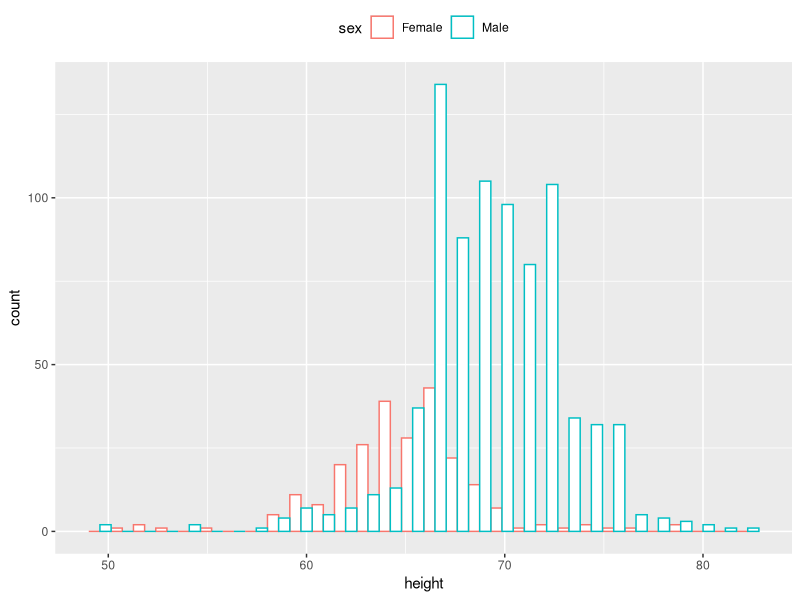
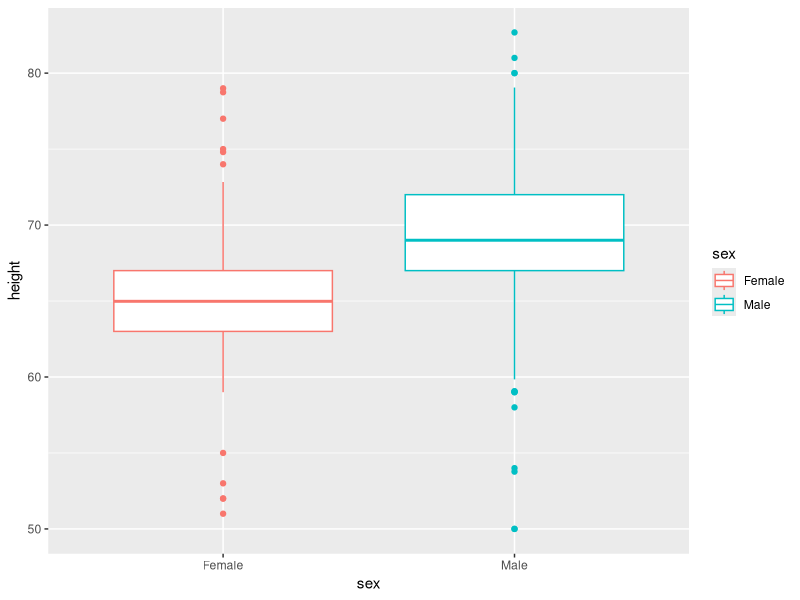

Source code (R) for these figures, in order: (Note: this script raises an error after producing the figures.)
## ---- chunk 1
#load data
library(dslabs)
library(tidyverse)
data(heights) 

m <- filter(heights, sex == 'Male')
f <- filter(heights, sex == 'Female')
## ---- chunk 2
#see the distribution

ggplot(heights, aes(x=height, color=sex)) +
  geom_histogram(fill="white", position="dodge")+
  theme(legend.position="top")

ggplot(heights, aes(x = sex, y = height)) +
  geom_boxplot(aes(color = sex))

mean(m$height)
sd(m$height)

mean(f$height)
sd(f$height)
## ---- chunk 3
#pick a female by random

f_s <- sample(f$height, 1)
mean(f$height <= 61)
## ---- chunk 4
#create a random variable
N <- 1000

set.seed(1)
dollars <- function(n){
  x <- sample(c(15,-1), n, replace = TRUE, prob = c(3/38,35/38))
  sum(x)
}

dollars(N)

#expected value
15*(3/38) - 35/38 

#standard error
sqrt(N)*16*sqrt(3/38*35/38)
## ---- chunk 5
#create a Monte Carlo simulation
N <- 1000
B <- 1000

set.seed(1)
dollars <- function(n){
  x <- sample(c(15,-1), n, replace = TRUE, prob = c(3/38,35/38))
  sum(x)
}

S <- replicate(B, dollars(N))

#expected value of Monte Carlo simulation
mean(S)

#se of Monte Carlo simulation
sd(S)
## ---- chunk 6
#create a Monte Carlo simulation
p <- 0.45 

set.seed(1)
Mon <- function(n){
  x <- sample(c(1,-1), n, replace = TRUE, prob = c(p,1-p))
  sum(x)
}

m1 <- replicate(100, Mon(10))
m2 <- replicate(100, Mon(1000))
m3 <- replicate(10000, Mon(10))
m4 <- replicate(10000, Mon(1000))

library(plyr)
M1 <- as.data.frame(m1) %>% mutate(n = seq(1,nrow(M1)))
M2 <- as.data.frame(m2) %>% mutate(n = seq(1,nrow(M2)))
M3 <- as.data.frame(m3) %>% mutate(n = seq(1,nrow(M3)))
M4 <- as.data.frame(m4) %>% mutate(n = seq(1,nrow(M4)))
## ---- chunk 7
M1 %>% ggplot(aes(m1, n))+
  geom_point()+
  coord_flip()
M2 %>% ggplot(aes(m2, n))+
  geom_point()+
  coord_flip()
M3 %>% ggplot(aes(m3, n))+
  geom_point()+
  coord_flip()
M4 %>% ggplot(aes(m4, n))+
  geom_point()+
  coord_flip()

M1 %>% ggplot(aes(m1, n))+
  geom_boxplot()+
  coord_flip()
M2 %>% ggplot(aes(m2, n))+
  geom_boxplot()+
  coord_flip()
M3 %>% ggplot(aes(m3, n))+
 geom_boxplot()+
  coord_flip()
M4 %>% ggplot(aes(m4, n))+
  geom_boxplot()+
  coord_flip()
## ---- chunk 8
mean(M1$m1)
sd(M1$m1)

mean(M2$m2)
sd(M2$m2)

mean(M3$m3)
sd(M3$m3)

mean(M4$m4)
sd(M4$m4)
